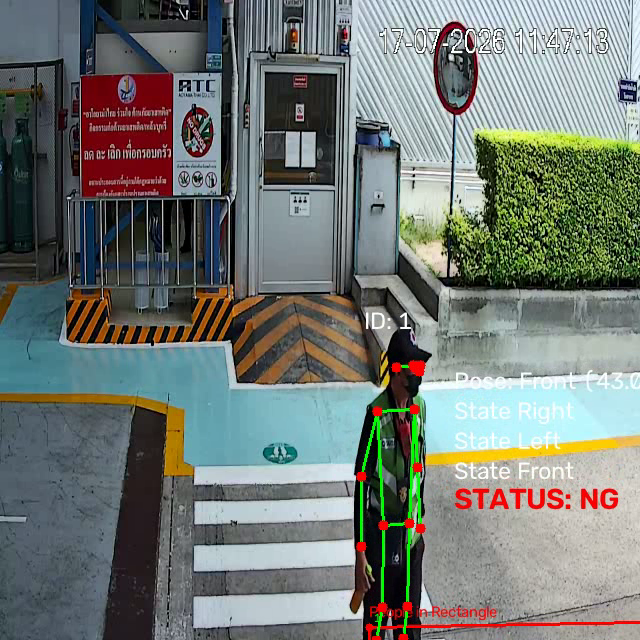
#> input picture frame 4 of video_center/violation_1_1784908857.avi, 640 x 640 px, given in place of realmonitor?channel=1&subtype=0, which was not available
$ python Test_IP_Camera.py
#> lines starting #> are read from the running program, lines starting #| are printed output that depends on the picture
import datetime
import os
import cv2

# ---------------------------------------------------------
# ตั้งค่ากล้องและการบันทึก
# ---------------------------------------------------------
CAM_INDEX = 0  # 0 คือกล้อง Default (Webcam)
FRAME_WIDTH = 1280  # ความกว้างภาพ (1280x720 = HD)
FRAME_HEIGHT = 720  # ความสูงภาพ

# สร้างโฟลเดอร์สำหรับเก็บวิดีโอหากยังไม่มี
output_dir = "recordings"
if not os.path.exists(output_dir):
  os.makedirs(output_dir)

# เปิดใช้งานกล้อง
cap = cv2.VideoCapture("rtsp://admin:Aoyama456@10.17.7.246:554/cam/realmonitor?channel=1&subtype=0")

# กำหนดความละเอียดกล้อง
cap.set(cv2.CAP_PROP_FRAME_WIDTH, FRAME_WIDTH)
cap.set(cv2.CAP_PROP_FRAME_HEIGHT, FRAME_HEIGHT)

# ดึงค่าความละเอียดและ FPS จริงจากกล้อง
width = int(cap.get(cv2.CAP_PROP_FRAME_WIDTH))
height = int(cap.get(cv2.CAP_PROP_FRAME_HEIGHT))
fps = cap.get(cv2.CAP_PROP_FPS)
if fps <= 0 or fps > 60:
  fps = 30.0  # ค่าตั้งต้นกรณีกล้องไม่ส่งค่า FPS ออกมา

is_recording = False
out = None
filename = ""

print("=== โปรแกรมบันทึกวิดีโอจากกล้อง ===")
print("วิธีใช้งาน:")
print(" - กด 'r' หรือ 'R' : เริ่มต้นบันทึก / หยุดบันทึก")
print(" - กด 'q' หรือ 'Q' : ออกจากโปรแกรม")
print("-----------------------------------")

try:
  while cap.isOpened():
    ret, frame = cap.read()
#> frame is the input picture: shape (640, 640, 3); mean B, G, R 116.1, 121.1, 114.9
    if not ret:
      print("❌ ไม่สามารถดึงสัญญาณภาพจากกล้องได้")
      break

    # สร้าง Frame สำหรับแสดงผล (เพื่อไม่ให้ข้อความสัญลักษณ์ไปโผล่ในวิดีโอจริง)
    display_frame = frame.copy()

    # ---------------------------------------------------------
    # ระบบการบันทึกวิดีโอ
    # ---------------------------------------------------------
    if is_recording:
      # บันทึกเฟรมต้นฉบับลงไฟล์วิดีโอ
      out.write(frame)

      # แสดงจุดสัญลักษณ์บันทึก (REC) บนจอแสดงผล
      cv2.circle(display_frame, (30, 30), 12, (0, 0, 255), -1)
      cv2.putText(
          display_frame,
          "REC",
          (50, 38),
          cv2.FONT_HERSHEY_SIMPLEX,
          0.7,
          (0, 0, 255),
          2,
      )
    else:
      # แสดงสถานะ STANDBY
      cv2.circle(display_frame, (30, 30), 10, (0, 255, 0), -1)
      cv2.putText(
          display_frame,
          "STANDBY",
          (50, 37),
          cv2.FONT_HERSHEY_SIMPLEX,
          0.6,
          (0, 255, 0),
          2,
      )
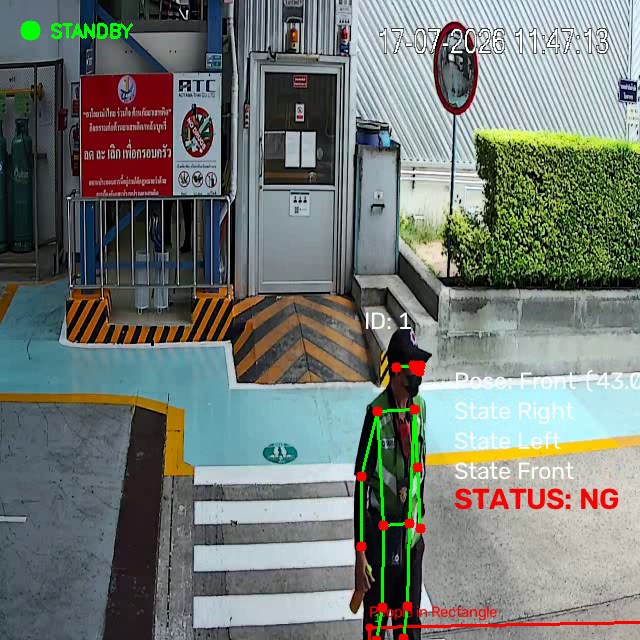
#> display_frame: shape (640, 640, 3); mean B, G, R 115.9, 121.5, 114.7

    # แสดงผลวิดีโอบนหน้าต่าง OpenCV
    cv2.imshow("Camera Recorder", display_frame)

    # ---------------------------------------------------------
    # ตรวจจับการกดปุ่มบนคีย์บอร์ด
    # ---------------------------------------------------------
    key = cv2.waitKey(1) & 0xFF
#> (key q is pressed here)

    # กด 'r' เพื่อเริ่ม/หยุด บันทึก
    if key in (ord("r"), ord("R")):
      is_recording = not is_recording

      if is_recording:
        # สร้างชื่อไฟล์อัตโนมัติจาก วัน-เวลา ปัจจุบัน
        timestamp = datetime.datetime.now().strftime("%Y%m%d_%H%M%S")
        filename = os.path.join(output_dir, f"video_{timestamp}.mp4")

        # กำหนด Codec mp4v สำหรับไฟล์ .mp4
        fourcc = cv2.VideoWriter_fourcc(*"mp4v")
        out = cv2.VideoWriter(filename, fourcc, fps, (width, height))

        print(f"🔴 เริ่มบันทึกวิดีโอ: {filename}")
      else:
        if out is not None:
          out.release()
          out = None
        print(f"⏹️ หยุดบันทึก บันทึกไฟล์เรียบร้อยแล้ว: {filename}")

    # กด 'q' เพื่อออกจากโปรแกรม
    elif key in (ord("q"), ord("Q")):
      break

finally:
  # ทำความสะอาดและคืน Resource เมื่อเลิกใช้งาน
  if out is not None:
    out.release()
  cap.release()
  cv2.destroyAllWindows()
  print("ปิดโปรแกรมเรียบร้อยแล้ว")

$ run again, starting later in the video
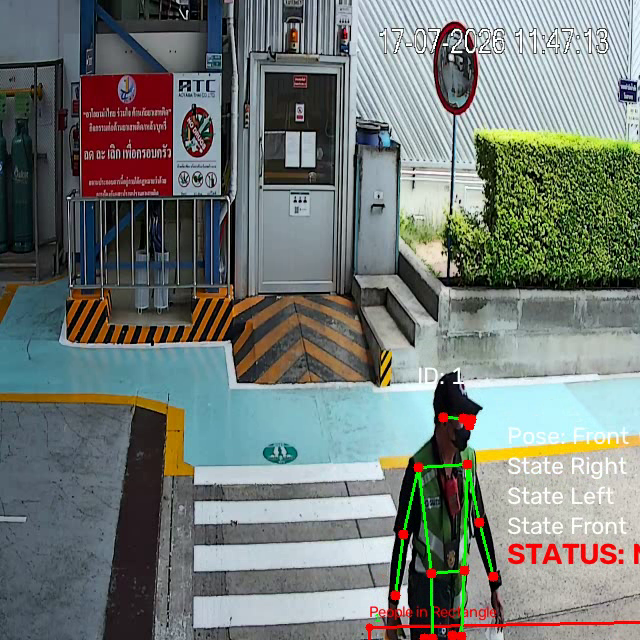
#> input picture frame 18 of video_center/violation_1_1784908857.avi, 640 x 640 px, given in place of realmonitor?channel=1&subtype=0, which was not available
#> frame is the input picture: shape (640, 640, 3); mean B, G, R 117.5, 121.8, 115.2
#> `cv2.putText( display_frame, "STANDBY", (50, 37), cv2.FONT_HERSHEY_SIMP..`:
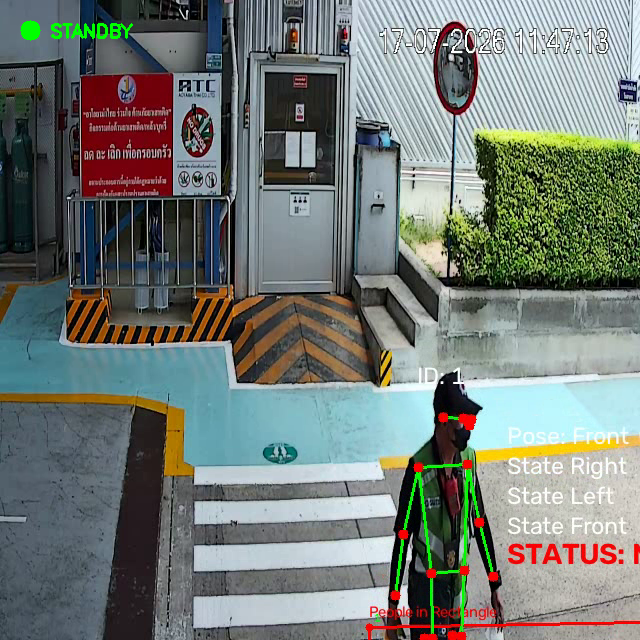
#> display_frame: shape (640, 640, 3); mean B, G, R 117.2, 122.2, 115

$ run again, starting later in the video
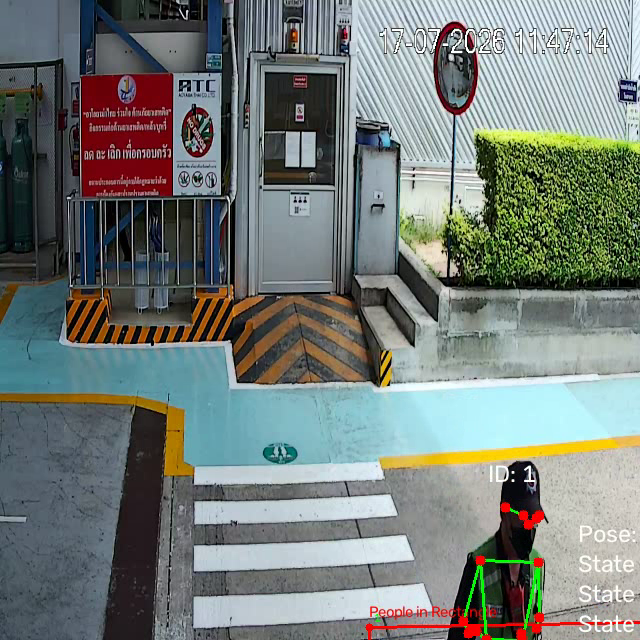
#> input picture frame 32 of video_center/violation_1_1784908857.avi, 640 x 640 px, given in place of realmonitor?channel=1&subtype=0, which was not available
#> frame is the input picture: shape (640, 640, 3); mean B, G, R 120.1, 124.2, 116.8
#> `cv2.putText( display_frame, "STANDBY", (50, 37), cv2.FONT_HERSHEY_SIMP..`:
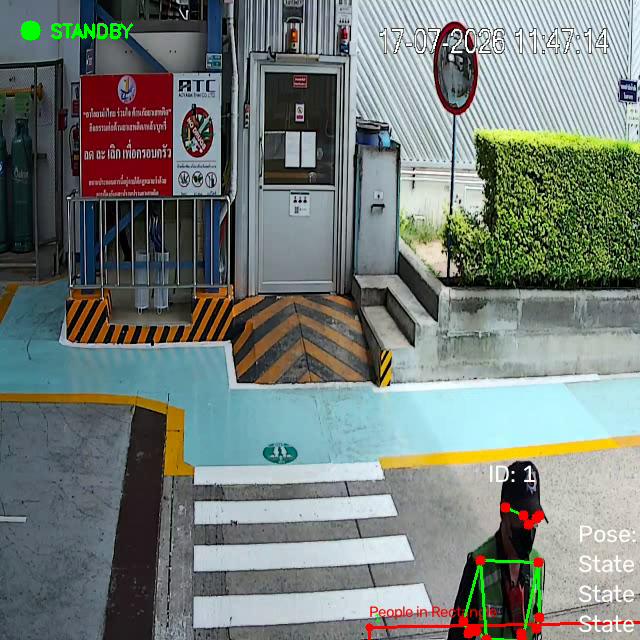
#> display_frame: shape (640, 640, 3); mean B, G, R 119.8, 124.6, 116.6
